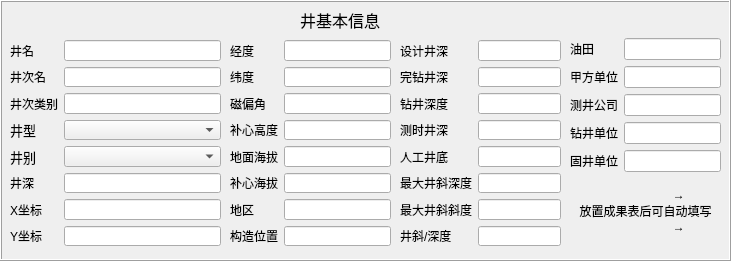
     <widget class="QFrame" name="frame_5">
      <property name="geometry">
       <rect>
        <x>20</x>
        <y>60</y>
        <width>731</width>
        <height>261</height>
       </rect>
      </property>
      <property name="styleSheet">
       <string notr="true">font: 10pt &quot;黑体&quot;;</string>
      </property>
      <property name="frameShape">
       <enum>QFrame::Box</enum>
      </property>
      <property name="frameShadow">
       <enum>QFrame::Raised</enum>
      </property>
      <widget class="QLabel" name="label_93">
       <property name="geometry">
        <rect>
         <x>300</x>
         <y>10</y>
         <width>91</width>
         <height>20</height>
        </rect>
       </property>
       <property name="font">
        <font>
         <family>黑体</family>
         <pointsize>12</pointsize>
         <weight>50</weight>
         <italic>false</italic>
         <bold>false</bold>
        </font>
       </property>
       <property name="styleSheet">
        <string notr="true">font: 12pt &quot;黑体&quot;;</string>
       </property>
       <property name="text">
        <string>井基本信息</string>
       </property>
      </widget>
      <widget class="QWidget" name="layoutWidget_13">
       <property name="geometry">
        <rect>
         <x>230</x>
         <y>40</y>
         <width>161</width>
         <height>206</height>
        </rect>
       </property>
       <layout class="QGridLayout" name="gridLayout_5">
        <item row="0" column="0">
         <layout class="QVBoxLayout" name="verticalLayout_7">
          <item>
           <widget class="QLabel" name="label_6">
            <property name="styleSheet">
             <string notr="true">font: 10pt &quot;黑体&quot;;</string>
            </property>
            <property name="text">
             <string>经度</string>
            </property>
           </widget>
          </item>
          <item>
           <widget class="QLabel" name="label_8">
            <property name="styleSheet">
             <string notr="true">font: 10pt &quot;黑体&quot;;</string>
            </property>
            <property name="text">
             <string>纬度</string>
            </property>
           </widget>
          </item>
          <item>
           <widget class="QLabel" name="label_9">
            <property name="styleSheet">
             <string notr="true">font: 10pt &quot;黑体&quot;;</string>
            </property>
            <property name="text">
             <string>磁偏角</string>
            </property>
           </widget>
          </item>
          <item>
           <widget class="QLabel" name="label_10">
            <property name="styleSheet">
             <string notr="true">font: 10pt &quot;黑体&quot;;</string>
            </property>
            <property name="text">
             <string>补心高度</string>
            </property>
           </widget>
          </item>
          <item>
           <widget class="QLabel" name="label_11">
            <property name="styleSheet">
             <string notr="true">font: 10pt &quot;黑体&quot;;</string>
            </property>
            <property name="text">
             <string>地面海拔</string>
            </property>
           </widget>
          </item>
          <item>
           <widget class="QLabel" name="label_12">
            <property name="styleSheet">
             <string notr="true">font: 10pt &quot;黑体&quot;;</string>
            </property>
            <property name="text">
             <string>补心海拔</string>
            </property>
           </widget>
          </item>
          <item>
           <widget class="QLabel" name="label_14">
            <property name="styleSheet">
             <string notr="true">font: 10pt &quot;黑体&quot;;</string>
            </property>
            <property name="text">
             <string>地区</string>
            </property>
           </widget>
          </item>
          <item>
           <widget class="QLabel" name="label_17">
            <property name="styleSheet">
             <string notr="true">font: 10pt &quot;黑体&quot;;</string>
            </property>
            <property name="text">
             <string>构造位置</string>
            </property>
           </widget>
          </item>
         </layout>
        </item>
        <item row="0" column="1">
         <layout class="QVBoxLayout" name="verticalLayout_3">
          <item>
           <widget class="QLineEdit" name="lineEdit_8">
            <property name="styleSheet">
             <string notr="true">font: 10pt &quot;黑体&quot;;</string>
            </property>
            <property name="text">
             <string/>
            </property>
           </widget>
          </item>
          <item>
           <widget class="QLineEdit" name="lineEdit_7">
            <property name="styleSheet">
             <string notr="true">font: 10pt &quot;黑体&quot;;</string>
            </property>
            <property name="text">
             <string/>
            </property>
           </widget>
          </item>
          <item>
           <widget class="QLineEdit" name="lineEdit_14">
            <property name="styleSheet">
             <string notr="true">font: 10pt &quot;黑体&quot;;</string>
            </property>
           </widget>
          </item>
          <item>
           <widget class="QLineEdit" name="lineEdit_13">
            <property name="styleSheet">
             <string notr="true">font: 10pt &quot;黑体&quot;;</string>
            </property>
           </widget>
          </item>
          <item>
           <widget class="QLineEdit" name="lineEdit_12">
            <property name="styleSheet">
             <string notr="true">font: 10pt &quot;黑体&quot;;</string>
            </property>
            <property name="text">
             <string/>
            </property>
           </widget>
          </item>
          <item>
           <widget class="QLineEdit" name="lineEdit_11">
            <property name="styleSheet">
             <string notr="true">font: 10pt &quot;黑体&quot;;</string>
            </property>
            <property name="text">
             <string/>
            </property>
           </widget>
          </item>
          <item>
           <widget class="QLineEdit" name="lineEdit_16">
            <property name="styleSheet">
             <string notr="true">font: 10pt &quot;黑体&quot;;</string>
            </property>
            <property name="text">
             <string/>
            </property>
           </widget>
          </item>
          <item>
           <widget class="QLineEdit" name="lineEdit_18">
            <property name="styleSheet">
             <string notr="true">font: 10pt &quot;黑体&quot;;</string>
            </property>
            <property name="text">
             <string/>
            </property>
           </widget>
          </item>
         </layout>
        </item>
       </layout>
      </widget>
      <widget class="QWidget" name="layoutWidget">
       <property name="geometry">
        <rect>
         <x>10</x>
         <y>40</y>
         <width>211</width>
         <height>206</height>
        </rect>
       </property>
       <layout class="QGridLayout" name="gridLayout_6">
        <item row="0" column="0">
         <layout class="QVBoxLayout" name="verticalLayout_14">
          <item>
           <widget class="QLabel" name="label_23">
            <property name="styleSheet">
             <string notr="true">font: 10pt &quot;黑体&quot;;</string>
            </property>
            <property name="text">
             <string>井名</string>
            </property>
           </widget>
          </item>
          <item>
           <widget class="QLabel" name="label_149">
            <property name="styleSheet">
             <string notr="true">font: 10pt &quot;黑体&quot;;</string>
            </property>
            <property name="text">
             <string>井次名</string>
            </property>
           </widget>
          </item>
          <item>
           <widget class="QLabel" name="label_40">
            <property name="styleSheet">
             <string notr="true">font: 10pt &quot;黑体&quot;;</string>
            </property>
            <property name="text">
             <string>井次类别</string>
            </property>
           </widget>
          </item>
          <item>
           <widget class="QLabel" name="label_4">
            <property name="font">
             <font>
              <family>黑体</family>
              <pointsize>10</pointsize>
              <weight>50</weight>
              <italic>false</italic>
              <bold>false</bold>
              <underline>false</underline>
             </font>
            </property>
            <property name="styleSheet">
             <string notr="true">font: 10pt &quot;黑体&quot;;</string>
            </property>
            <property name="text">
             <string>井型</string>
            </property>
           </widget>
          </item>
          <item>
           <widget class="QLabel" name="label_2">
            <property name="font">
             <font>
              <family>黑体</family>
              <pointsize>10</pointsize>
              <weight>50</weight>
              <italic>false</italic>
              <bold>false</bold>
              <underline>false</underline>
             </font>
            </property>
            <property name="styleSheet">
             <string notr="true">font: 10pt &quot;黑体&quot;;</string>
            </property>
            <property name="text">
             <string>井别</string>
            </property>
           </widget>
          </item>
          <item>
           <widget class="QLabel" name="label_3">
            <property name="styleSheet">
             <string notr="true">font: 10pt &quot;黑体&quot;;</string>
            </property>
            <property name="text">
             <string>井深</string>
            </property>
           </widget>
          </item>
          <item>
           <widget class="QLabel" name="label_7">
            <property name="styleSheet">
             <string notr="true">font: 10pt &quot;黑体&quot;;</string>
            </property>
            <property name="text">
             <string>X坐标</string>
            </property>
           </widget>
          </item>
          <item>
           <widget class="QLabel" name="label_5">
            <property name="styleSheet">
             <string notr="true">font: 10pt &quot;黑体&quot;;</string>
            </property>
            <property name="text">
             <string>Y坐标</string>
            </property>
           </widget>
          </item>
         </layout>
        </item>
        <item row="0" column="1">
         <layout class="QVBoxLayout" name="verticalLayout">
          <item>
           <widget class="QLineEdit" name="lineEdit">
            <property name="styleSheet">
             <string notr="true">font: 10pt &quot;黑体&quot;;</string>
            </property>
           </widget>
          </item>
          <item>
           <widget class="QLineEdit" name="lineEdit_3">
            <property name="styleSheet">
             <string notr="true">font: 10pt &quot;黑体&quot;;</string>
            </property>
           </widget>
          </item>
          <item>
           <widget class="QLineEdit" name="lineEdit_49">
            <property name="styleSheet">
             <string notr="true">font: 10pt &quot;黑体&quot;;</string>
            </property>
            <property name="text">
             <string/>
            </property>
           </widget>
          </item>
          <item>
           <widget class="QComboBox" name="comboBox_6">
            <property name="styleSheet">
             <string notr="true">font: 10pt &quot;黑体&quot;;</string>
            </property>
           </widget>
          </item>
          <item>
           <widget class="QComboBox" name="comboBox_7">
            <property name="styleSheet">
             <string notr="true">font: 10pt &quot;黑体&quot;;</string>
            </property>
           </widget>
          </item>
          <item>
           <widget class="QLineEdit" name="lineEdit_4">
            <property name="styleSheet">
             <string notr="true">font: 10pt &quot;黑体&quot;;</string>
            </property>
            <property name="text">
             <string/>
            </property>
           </widget>
          </item>
          <item>
           <widget class="QLineEdit" name="lineEdit_9">
            <property name="styleSheet">
             <string notr="true">font: 10pt &quot;黑体&quot;;</string>
            </property>
           </widget>
          </item>
          <item>
           <widget class="QLineEdit" name="lineEdit_10">
            <property name="styleSheet">
             <string notr="true">font: 10pt &quot;黑体&quot;;</string>
            </property>
           </widget>
          </item>
         </layout>
        </item>
       </layout>
      </widget>
      <widget class="QPushButton" name="pushButton_53">
       <property name="geometry">
        <rect>
         <x>560</x>
         <y>180</y>
         <width>171</width>
         <height>61</height>
        </rect>
       </property>
       <property name="autoFillBackground">
        <bool>false</bool>
       </property>
       <property name="styleSheet">
        <string notr="true">font: 10pt &quot;黑体&quot;;</string>
       </property>
       <property name="text">
        <string>                    →
放置成果表后可自动填写
                    →</string>
       </property>
       <property name="autoDefault">
        <bool>false</bool>
       </property>
       <property name="flat">
        <bool>true</bool>
       </property>
      </widget>
      <widget class="QWidget" name="layoutWidget">
       <property name="geometry">
        <rect>
         <x>400</x>
         <y>40</y>
         <width>161</width>
         <height>206</height>
        </rect>
       </property>
       <layout class="QGridLayout" name="gridLayout_9">
        <item row="0" column="0">
         <layout class="QVBoxLayout" name="verticalLayout_12">
          <item>
           <widget class="QLabel" name="label_21">
            <property name="styleSheet">
             <string notr="true">font: 10pt &quot;黑体&quot;;</string>
            </property>
            <property name="text">
             <string>设计井深</string>
            </property>
           </widget>
          </item>
          <item>
           <widget class="QLabel" name="label_20">
            <property name="styleSheet">
             <string notr="true">font: 10pt &quot;黑体&quot;;</string>
            </property>
            <property name="text">
             <string>完钻井深</string>
            </property>
           </widget>
          </item>
          <item>
           <widget class="QLabel" name="label_79">
            <property name="styleSheet">
             <string notr="true">font: 10pt &quot;黑体&quot;;</string>
            </property>
            <property name="text">
             <string>钻井深度</string>
            </property>
           </widget>
          </item>
          <item>
           <widget class="QLabel" name="label_48">
            <property name="styleSheet">
             <string notr="true">font: 10pt &quot;黑体&quot;;</string>
            </property>
            <property name="text">
             <string>测时井深</string>
            </property>
           </widget>
          </item>
          <item>
           <widget class="QLabel" name="label_63">
            <property name="styleSheet">
             <string notr="true">font: 10pt &quot;黑体&quot;;</string>
            </property>
            <property name="text">
             <string>人工井底</string>
            </property>
           </widget>
          </item>
          <item>
           <widget class="QLabel" name="label_33">
            <property name="styleSheet">
             <string notr="true">font: 10pt &quot;黑体&quot;;</string>
            </property>
            <property name="text">
             <string>最大井斜深度</string>
            </property>
           </widget>
          </item>
          <item>
           <widget class="QLabel" name="label_25">
            <property name="styleSheet">
             <string notr="true">font: 10pt &quot;黑体&quot;;</string>
            </property>
            <property name="text">
             <string>最大井斜斜度</string>
            </property>
           </widget>
          </item>
          <item>
           <widget class="QLabel" name="label_44">
            <property name="styleSheet">
             <string notr="true">font: 10pt &quot;黑体&quot;;</string>
            </property>
            <property name="text">
             <string>井斜/深度</string>
            </property>
           </widget>
          </item>
         </layout>
        </item>
        <item row="0" column="1">
         <layout class="QVBoxLayout" name="verticalLayout_13">
          <item>
           <widget class="QLineEdit" name="lineEdit_23">
            <property name="styleSheet">
             <string notr="true">font: 10pt &quot;黑体&quot;;</string>
            </property>
           </widget>
          </item>
          <item>
           <widget class="QLineEdit" name="lineEdit_27">
            <property name="styleSheet">
             <string notr="true">font: 10pt &quot;黑体&quot;;</string>
            </property>
            <property name="text">
             <string/>
            </property>
           </widget>
          </item>
          <item>
           <widget class="QLineEdit" name="lineEdit_99">
            <property name="styleSheet">
             <string notr="true">font: 10pt &quot;黑体&quot;;</string>
            </property>
            <property name="text">
             <string/>
            </property>
           </widget>
          </item>
          <item>
           <widget class="QLineEdit" name="lineEdit_53">
            <property name="styleSheet">
             <string notr="true">font: 10pt &quot;黑体&quot;;</string>
            </property>
            <property name="text">
             <string/>
            </property>
           </widget>
          </item>
          <item>
           <widget class="QLineEdit" name="lineEdit_65">
            <property name="styleSheet">
             <string notr="true">font: 10pt &quot;黑体&quot;;</string>
            </property>
            <property name="text">
             <string/>
            </property>
           </widget>
          </item>
          <item>
           <widget class="QLineEdit" name="lineEdit_28">
            <property name="styleSheet">
             <string notr="true">font: 10pt &quot;黑体&quot;;</string>
            </property>
            <property name="text">
             <string/>
            </property>
           </widget>
          </item>
          <item>
           <widget class="QLineEdit" name="lineEdit_24">
            <property name="styleSheet">
             <string notr="true">font: 10pt &quot;黑体&quot;;</string>
            </property>
            <property name="text">
             <string/>
            </property>
           </widget>
          </item>
          <item>
           <widget class="QLineEdit" name="lineEdit_26">
            <property name="styleSheet">
             <string notr="true">font: 10pt &quot;黑体&quot;;</string>
            </property>
            <property name="text">
             <string/>
            </property>
           </widget>
          </item>
         </layout>
        </item>
       </layout>
      </widget>
      <widget class="QWidget" name="layoutWidget">
       <property name="geometry">
        <rect>
         <x>570</x>
         <y>30</y>
         <width>151</width>
         <height>151</height>
        </rect>
       </property>
       <layout class="QGridLayout" name="gridLayout_4">
        <item row="0" column="0">
         <layout class="QVBoxLayout" name="verticalLayout_4">
          <item>
           <widget class="QLabel" name="label_13">
            <property name="styleSheet">
             <string notr="true">font: 10pt &quot;黑体&quot;;</string>
            </property>
            <property name="text">
             <string>油田</string>
            </property>
           </widget>
          </item>
          <item>
           <widget class="QLabel" name="label_16">
            <property name="styleSheet">
             <string notr="true">font: 10pt &quot;黑体&quot;;</string>
            </property>
            <property name="text">
             <string>甲方单位</string>
            </property>
           </widget>
          </item>
          <item>
           <widget class="QLabel" name="label_41">
            <property name="styleSheet">
             <string notr="true">font: 10pt &quot;黑体&quot;;</string>
            </property>
            <property name="text">
             <string>测井公司</string>
            </property>
           </widget>
          </item>
          <item>
           <widget class="QLabel" name="label_69">
            <property name="styleSheet">
             <string notr="true">font: 10pt &quot;黑体&quot;;</string>
            </property>
            <property name="text">
             <string>钻井单位</string>
            </property>
           </widget>
          </item>
          <item>
           <widget class="QLabel" name="label_22">
            <property name="styleSheet">
             <string notr="true">font: 10pt &quot;黑体&quot;;</string>
            </property>
            <property name="text">
             <string>固井单位</string>
            </property>
           </widget>
          </item>
         </layout>
        </item>
        <item row="0" column="1">
         <layout class="QVBoxLayout" name="verticalLayout_2">
          <item>
           <widget class="QLineEdit" name="lineEdit_17">
            <property name="styleSheet">
             <string notr="true">font: 10pt &quot;黑体&quot;;</string>
            </property>
           </widget>
          </item>
          <item>
           <widget class="QLineEdit" name="lineEdit_50">
            <property name="styleSheet">
             <string notr="true">font: 10pt &quot;黑体&quot;;</string>
            </property>
            <property name="text">
             <string/>
            </property>
           </widget>
          </item>
          <item>
           <widget class="QLineEdit" name="lineEdit_15">
            <property name="styleSheet">
             <string notr="true">font: 10pt &quot;黑体&quot;;</string>
            </property>
            <property name="text">
             <string/>
            </property>
           </widget>
          </item>
          <item>
           <widget class="QLineEdit" name="lineEdit_74">
            <property name="styleSheet">
             <string notr="true">font: 10pt &quot;黑体&quot;;</string>
            </property>
            <property name="text">
             <string/>
            </property>
           </widget>
          </item>
          <item>
           <widget class="QLineEdit" name="lineEdit_25">
            <property name="styleSheet">
             <string notr="true">font: 10pt &quot;黑体&quot;;</string>
            </property>
            <property name="text">
             <string/>
            </property>
           </widget>
          </item>
         </layout>
        </item>
       </layout>
      </widget>
     </widget>
